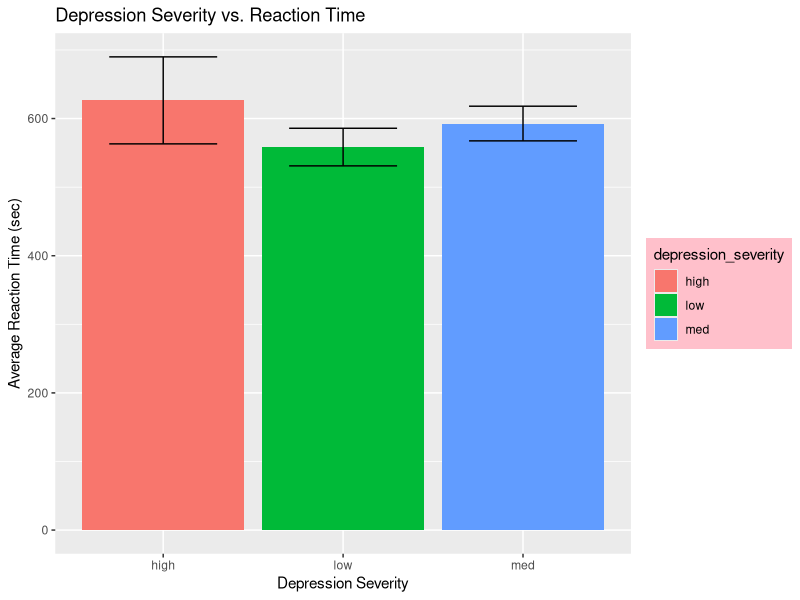
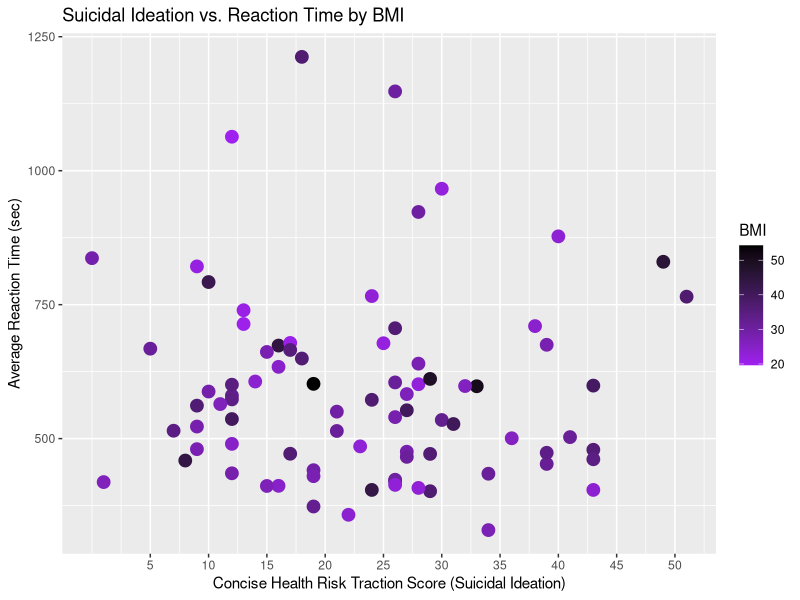
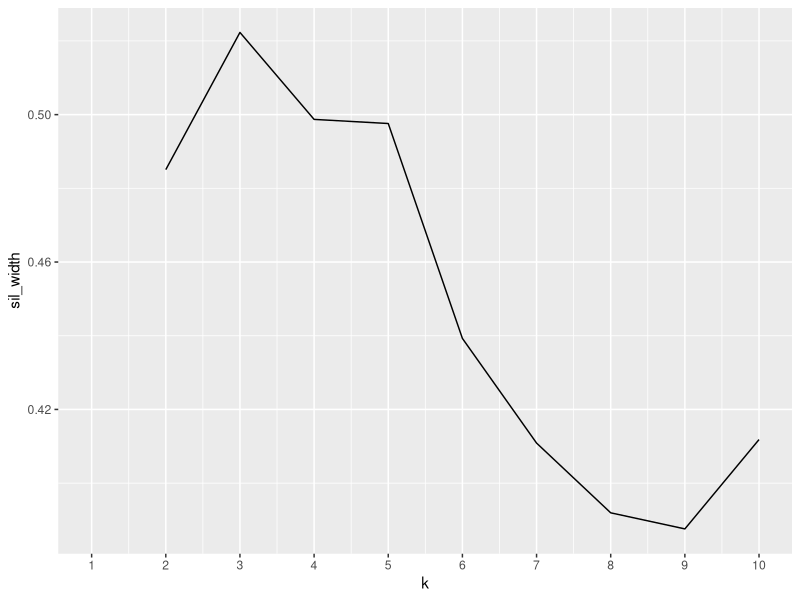
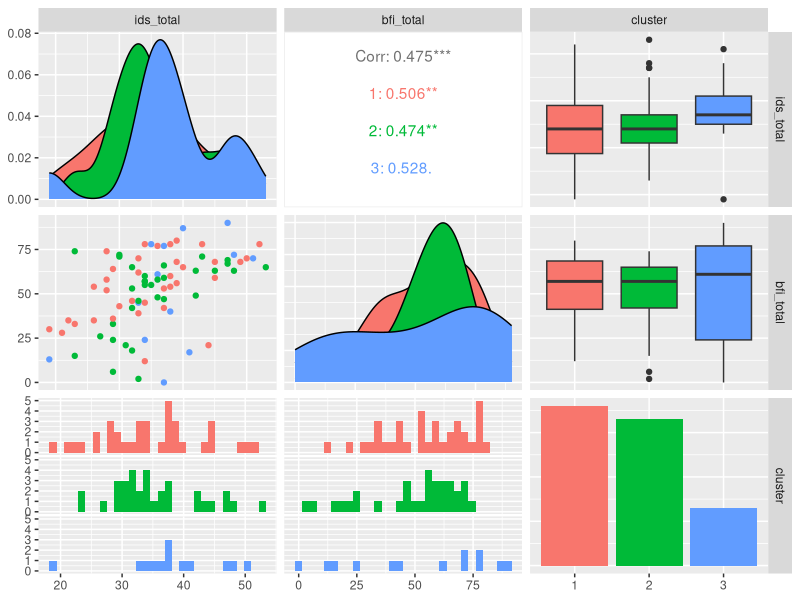

Write R code to recreate these figures, in order.
## ---- chunk 1
knitr::opts_chunk$set(echo = TRUE)
## ---- chunk 2
library(tidyverse)
library(readxl)
CRTclin_for_Project_1 <- read.csv("CRTclin_for_Project_1.csv")
CRT_for_Project_1 <- read.csv("CRT_for_Project_1.csv")
CRT_full <- full_join(CRTclin_for_Project_1, CRT_for_Project_1, by=c("sample_number"="Participant.ID"))
CRT <- CRT_full %>% arrange(sample_number)
names(CRT)[names(CRT) == "sample_number"] <- "participant" 
names(CRT)[names(CRT) == "Correct # of Trials"] <- "num_correct"               
names(CRT)[names(CRT) == "# of Errors"] <- "num_error" 
names(CRT)[names(CRT) == "Total # of Trials"] <- "num_trials" 
names(CRT)[names(CRT) == "% Errors"] <- "percent_error" 
names(CRT)[names(CRT) == "Avg RT Correct"] <- "avg_rt_correct" 
names(CRT)[names(CRT) == "Avg RT Errors"] <- "avg_rt_error" 
CRT <- CRT%>% select(-mean_result, -cast_total, -lab_crp)
CRT<-CRT[-c(15,16,26,51,52,58,62),] 
CRT_new <- CRT %>% pivot_longer(c("Depressed","Healthy"), names_to="Condition", values_to="BMI") %>%
  filter(BMI != "NA") %>% mutate(depression_severity = case_when(ids_total>45 ~ "high",
                                            30<=ids_total & ids_total<=45 ~ "med",
                                            ids_total<30 ~ "low"))

CRT_new$age <- as.numeric(gsub("\\.",".",CRT_new$age))
CRT_new$ids_total <- as.numeric(gsub("\\.",".",CRT_new$ids_total))
CRT_new$ctq_total <- as.numeric(gsub("\\.",".",CRT_new$ctq_total))
CRT_new$chrt_total <- as.numeric(gsub("\\.",".",CRT_new$chrt_total))
CRT_new$bfi_total <- as.numeric(gsub("\\.",".",CRT_new$bfi_total))
CRT_new$bpi_total <- as.numeric(gsub("\\.",".",CRT_new$bpi_total))
CRT_new$pss_total <- as.numeric(gsub("\\.",".",CRT_new$pss_total))
CRT_new$srrs_total <- as.numeric(gsub("\\.",".",CRT_new$srrs_total))
CRT_new$BMI <- as.numeric(gsub("\\.",".",CRT_new$BMI))
CRT_new$avg_rt_error <- as.numeric(gsub("\\.",".",CRT_new$avg_rt_error))
CRT_new$Other_yn <- as.numeric(gsub("\\.",".",CRT_new$Other_yn))
## ---- chunk 3

#correlation of average reaction time and ids score
cor_var <- CRT_new %>% select(avg_rt_correct, ids_total, age)
cor(cor_var)

#mean error rate grouped by gender and depression severity
CRT_new %>% group_by(gender,depression_severity) %>% 
  summarize(error_rate=mean(num_error/num_trials, na.rm=T))

#mean reaction time (correct) grouped by gender and race
CRT_new %>% group_by(race, gender) %>%
  summarize(RT_correct = mean(avg_rt_correct, na.rm=T))

#mean BMI grouped by depression severity
CRT_new %>% group_by(depression_severity) %>% 
  summarize(avg_BMI = mean(BMI, na.rm=T))

#mean fatigue grouped by age and depression severity
CRT_new %>% group_by(age,depression_severity) %>%
  summarize(avg_bfi = mean(bfi_total, na.rm=T))

#standard deviation of reaction time(correct) grouped by depression severity
CRT_new %>% group_by(depression_severity) %>%
  summarize(std_rt_correct = sd(avg_rt_correct, na.rm=T))

#minimum ids score grouped by age
CRT_new %>% group_by(age) %>%
  summarize(min_ids = min(ids_total, na.rm=T))

#maximum ctq score grouped by depression severity
CRT_new %>% group_by(depression_severity) %>%
  summarize(max_ctq = max(ctq_total, na.rm=T))

#median BMI grouped by depression severity
CRT_new %>% group_by(depression_severity) %>%
  summarize(med_BMI = median(BMI, na.rm=T))

#mean chrt score grouped by depression severity
CRT_new %>% group_by(depression_severity) %>%
  summarize(avg_chrt = mean(chrt_total, na.rm=T))

## ---- chunk 4
ggplot(CRT_new, aes(depression_severity, avg_rt_correct, fill=depression_severity))+
  geom_bar(stat="summary", fun.y="mean", position="dodge") + ggtitle("Depression Severity vs. Reaction Time") + ylab("Average Reaction Time (sec)") + xlab("Depression Severity") + theme(legend.background = element_rect(fill="pink", size = 1 , linetype = "solid")) + geom_errorbar(stat="summary", width =0.6, position=position_dodge(0.7))

## ---- chunk 5
ggplot(CRT_new, aes(chrt_total, avg_rt_correct))+
geom_point(size=4,aes(color=BMI))+
scale_color_gradient(low="purple", high="black") + scale_x_continuous(breaks = c(5,10,15,20,25,30,35,40,45,50,55,60)) + ggtitle("Suicidal Ideation vs. Reaction Time by BMI") +
  xlab("Concise Health Risk Traction Score (Suicidal Ideation)") + ylab("Average Reaction Time (sec)")
## ---- chunk 6
library(cluster)
pam_variables <- CRT_new %>% select(avg_rt_correct, ids_total, bfi_total)
scale(pam_variables)
sil_width <- vector()
for(i in 2:10){
  pam_fit <- 
    pam(pam_variables, k=i)
  sil_width[i] <- pam_fit$silinfo$avg.width
}

ggplot() +geom_line(aes(x=1:10,y=sil_width)) +scale_x_continuous(name="k",breaks=1:10)

pam1 <- pam_variables %>% pam(k=3)
pam1


library(GGally)
pam_variables %>% mutate(cluster=as.factor(pam1$clustering)) %>% 
  ggpairs(columns = 2:4, aes(color=cluster))
